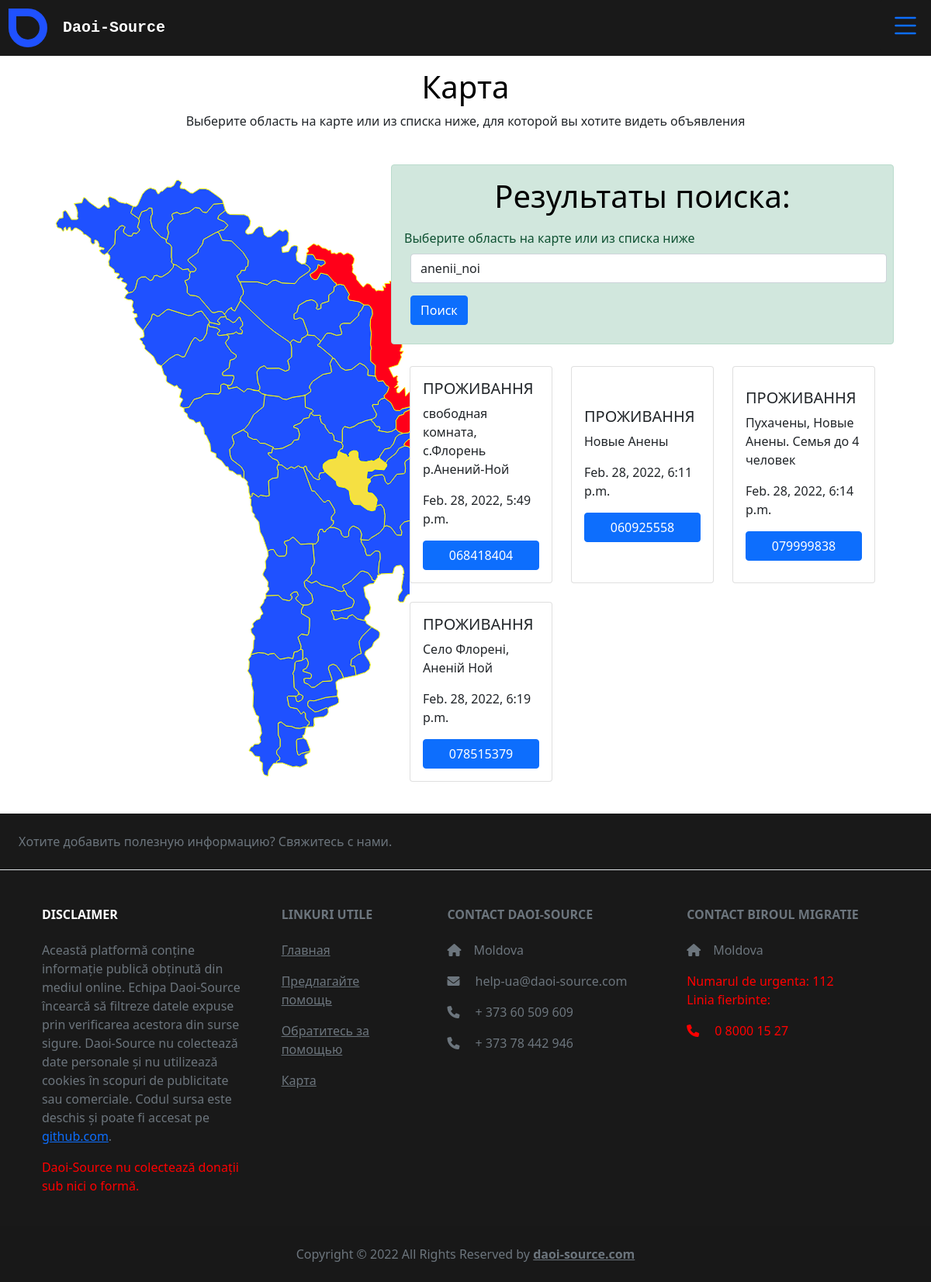
The page /map/?address=anenii_noi on the database its author committed.
### main/models.py (models this page shows)
class Help(models.Model):
    title = models.CharField(max_length=20, db_column="title")
    name = models.CharField(max_length=255)
    tel = models.CharField(max_length=15)
    details = models.TextField(max_length=1000)
    mod_date = models.DateTimeField(auto_now=True)
    link = models.URLField(max_length=1000, blank=True)
    class Adress(models.TextChoices):
        chisinau = "chisinau", "chisinau"
        balti = "balti", "balti"
        comrat = "comrat", "comrat"
        anenii_noi = "anenii_noi", "anenii_noi"
        basarabeasca = "basarabeasca", "basarabeasca"
        briceni = "briceni", "briceni"
        cahul = "cahul", "cahul"
        cantemir = "cantemir", "cantemir"
        calarasi = "calarasi", "calarasi"
        causeni = "causeni", "causeni"
        cimislia = "cimislia", "cimislia"
        criuleni = "criuleni", "criuleni"
        donduseni = "donduseni", "donduseni"
        drochia = "drochia", "drochia"
        dubasari = "dubasari", "dubasari"
        edinet = "edinet", "edinet"
        falesti = "falesti", "falesti"
        floresti = "floresti", "floresti"
        glodeni = "glodeni", "glodeni"
        hincesti = "hincesti", "hincesti"
        ialoveni = "ialoveni", "ialoveni"
        leova = "leova", "leova"
        nisporeni = "nisporeni", "nisporeni"
        ocnita = "ocnita", "ocnita"
        orhei = "orhei", "orhei"
        rezina = "rezina", "rezina"
        riscani = "riscani", "riscani"
        singerei = "singerei", "singerei"
        soroca = "soroca", "soroca"
        straseni = "straseni", "straseni"
        soldanesti = "soldanesti", "soldanesti"
        stefan_voda = "stefan_voda", "stefan_voda"
        taraclia = "taraclia", "taraclia"
        telenesti = "telenesti", "telenesti"
        ungheni = "ungheni", "ungheni"
    address = models.CharField(max_length=1000, choices=Adress.choices, default="chisinau")
    valabil = models.BooleanField(default=True)
    class Category(models.TextChoices):
        cazare = "cazare", 'Cazare | Проживання'
        transport = "transport", 'Transport | Транспорт'
        consiliere = "consiliere", 'Consiliere | Консультування'
        voluntariat = 'voluntariat', 'Волонтерство, переклад'
        donatii = 'donatii', 'Haine, alimente | Одяг, їжа'
        lucru = 'lucru', 'Lucru | Работа '
        medical = 'medical', 'Servicii medicale | Медицинские услуги'
    category = models.CharField(max_length=20, choices=Category.choices, null=True, default="None")
    def __str__(self):
        return f"{self.title}"

### main/views.py (the view)
# urls.py: path("map/", mapview, name="map"),
def mapview(request):
    help = Help.objects.order_by("mod_date")
    address = request.GET.get("address")
    if address:
        help = help.filter(address=address)
    paginator = Paginator(help, 6)
    page_number = request.GET.get('page', 1)
    try:
        help = paginator.page(page_number)
    except PageNotAnInteger:
        help = paginator.page(1)
    except EmptyPage:
        page_number = paginator.page(paginator.num_pages)
    page_obj = paginator.get_page(page_number)
    context = {
        "help": help,
        "page_obj": page_obj,
        "page_number": page_number,
        "address": address,
    }
    return render(request, "working.html", context=context)

### templates/working.html (shortened to what this page needs)
{% extends 'base.html' %}
{% load static%}
{% block head %}
<link rel="stylesheet" href="{% static 'style_map.css' %}">
{% endblock %}
{% block main %}
<div class="conainer">
          <h1 style="color: black; margin-top: 1rem; text-align: center;"> Карта</h1>
          <p style="text-align: center;">Выберите область на карте или из списка ниже, для которой вы хотите видеть объявления</p>
</div>
<div class="container-fluid row align-items-center">
   <div class="col-xl-5 col-lg-12">
<div class="svg-container" style="margin:3rem;">
</div>
<!DOCTYPE svg PUBLIC "-//W3C//DTD SVG 1.0//EN" "http://www.w3.org/TR/2001/REC-SVG-20010904/DTD/svg10.dtd">
</div>
<div class="col-xl-7 col-lg-12">
{% if address %}
{% if help %}
<div class="alert alert-success">
   <h1 class="text-center">Результаты поиска: </h1>
   <form method="get">
      <label for="address">Выберите область на карте или из списка ниже</label>
            <select style="margin: .5rem;" class="form-control" id="address" name="address">
              {% if address %}
              <option disabled selected  value="">{{ address }}</option>
              {% endif %}
            </select>
            <input style="margin: .5rem;" type="submit" class="btn btn-primary" value="Поиск">
   </form>
</div>
{% endif %}
<div class="container-fluid">
   <div class="row">
{% for item in help %}
<div class="col-md-4 col-sm-12 d-flex justify-content-center">
    <div class="card d-flex justify-content-center" style="width: 18rem; margin:.75rem 0rem;min-height:200px ;">
        <div class="card-body d-flex justify-content-center flex-column">
          <h5 class="card-title">{{ item|upper }}</h5>
          <p class="card-text">{{ item.details }}</p>
          {% if item.mod_date%}
          <p class="card-text">{{ item.mod_date }}</p>
          {% elif item.pub_date %}
          <p class="card-text">{{ item.pub_date }}</p>
          {% else %}
          <p class="card-text">Feb. 25, 2022</p>
          {% endif %}
          <a href="tel:{{ item.tel }}" class="btn btn-primary">{{ item.tel }}</a>
        </div>
      </div>
</div>
{% endfor %}
</div>
</div>
{% endif %}
</div>
</div>
{% endblock%}

### static/style.css (style rules this page uses)
body { background-repeat: no-repeat; background-position: center; }
h1 { color:rgb(0, 0, 0); margin:10px; }

### static/style_map.css (style rules this page uses)
label { margin-right:2em;margin-top:10px; }
.svg-container { display: inline-block; position: relative; width: 100%; vertical-align: middle; overflow: hidden; }
@media (min-width:800px) { .svg-container { display:flex; margin-bottom: 1rem; } }

### rows shown on the page
Help: title "ПРОЖИВАННЯ", details "свободная комната, с.Флорень р.Анений-Ной", mod_date "Feb. 28, 2022, 5:49 p.m.", tel "068418404"
Help: title "ПРОЖИВАННЯ", details "Новые Анены", mod_date "Feb. 28, 2022, 6:11 p.m.", tel "060925558"
Help: title "ПРОЖИВАННЯ", details "Пухачены, Новые Анены. Семья до 4 человек", mod_date "Feb. 28, 2022, 6:14 p.m.", tel "079999838"
Help: title "ПРОЖИВАННЯ", details "Село Флорені, Аненій Ной", mod_date "Feb. 28, 2022, 6:19 p.m.", tel "078515379"

### other values the page prints
form field address "anenii_noi"
